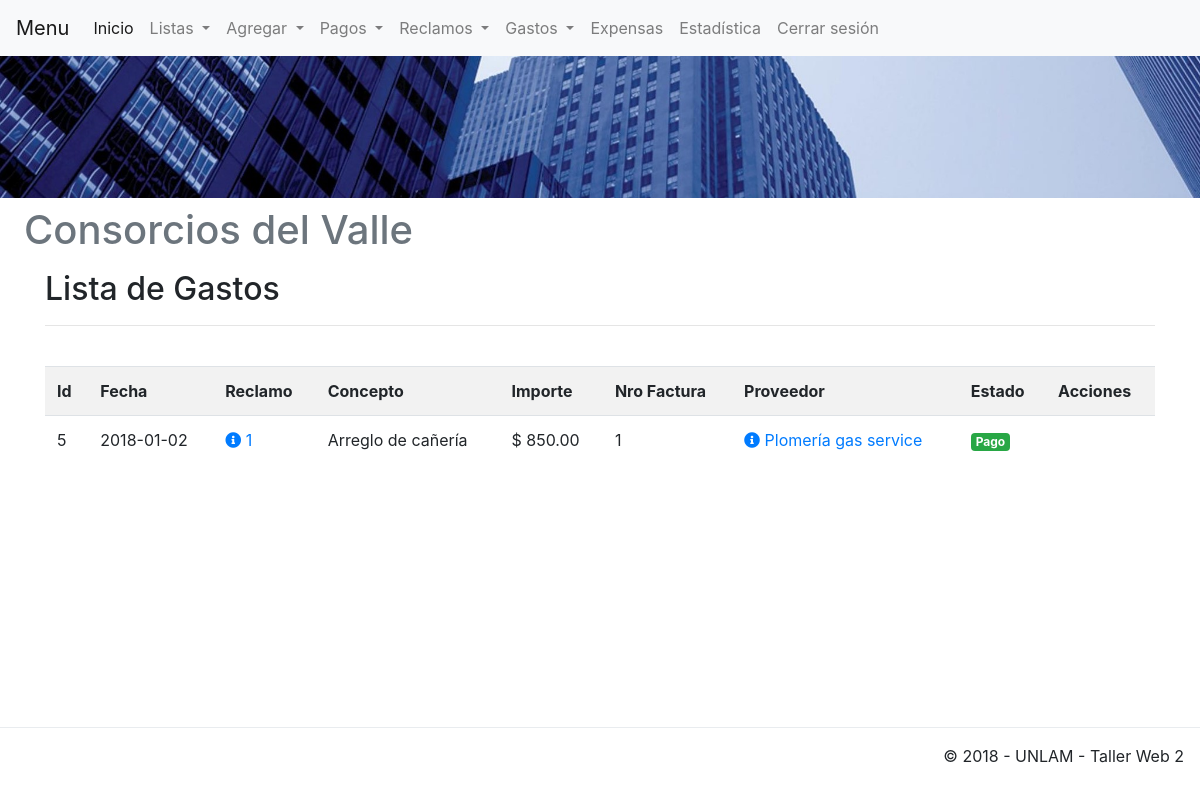
Before: /app/view/listaGastos.php (signed in) with the older database file.
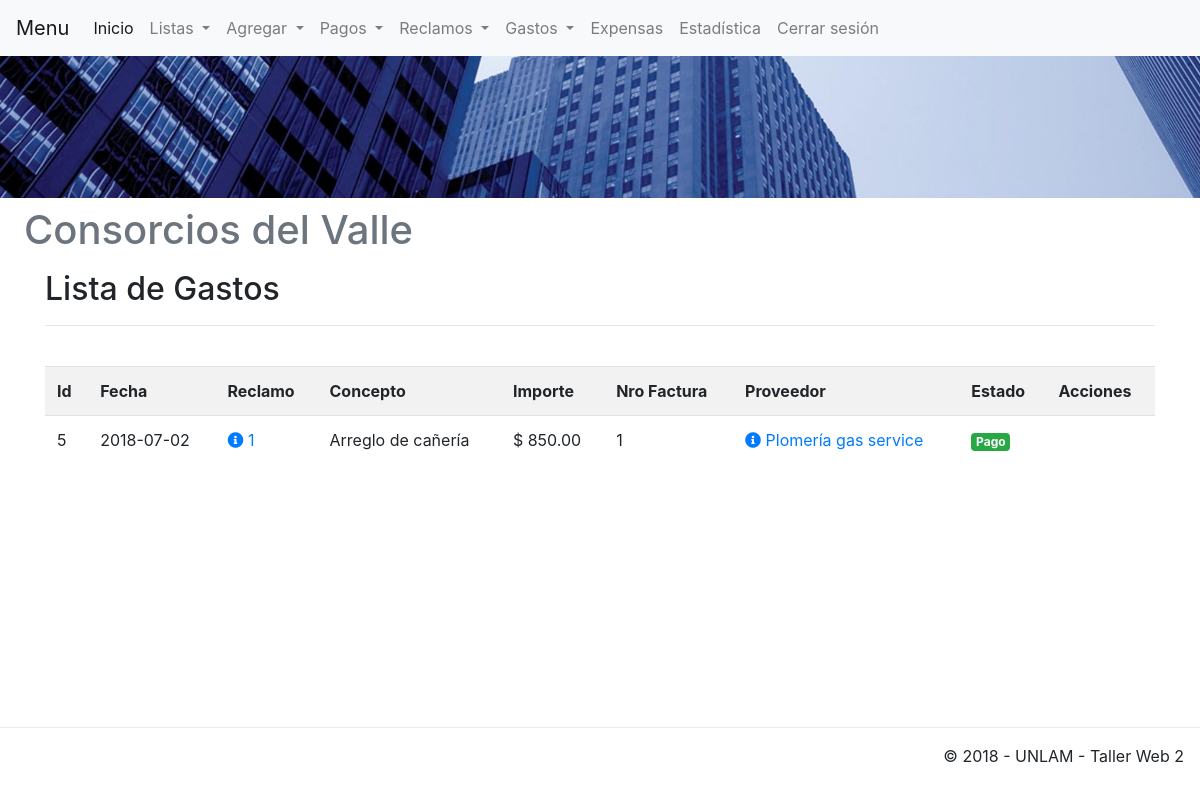
After: the same page with the newer database file.
### tables this page shows
CREATE TABLE `gasto` (
  `idGasto` int(11) UNSIGNED NOT NULL,
  `fecha` date NOT NULL,
  `importe` decimal(12,2) UNSIGNED NOT NULL,
  `concepto` varchar(100) NOT NULL,
  `estado` varchar(50) NOT NULL,
  `idReclamo` int(11) UNSIGNED DEFAULT NULL,
  `nroFactura` int(11) UNSIGNED DEFAULT NULL,
  `idProveedor` int(11) UNSIGNED DEFAULT NULL
);

CREATE TABLE `reclamo` (
  `idReclamo` int(11) UNSIGNED NOT NULL,
  `fecha` date NOT NULL,
  `descripcion` varchar(100) NOT NULL,
  `estado` varchar(50) NOT NULL,
  `idPropiedad` int(11) UNSIGNED DEFAULT NULL
);

CREATE TABLE `proveedor` (
  `idProveedor` int(11) UNSIGNED NOT NULL,
  `cuit` varchar(11) NOT NULL,
  `nombre` varchar(50) NOT NULL
);

### app/view/listaGastos.php (the view, shortened to what this page needs)
<!DOCTYPE html>
<html lang="es"
<?php include('template/head.php'); ?>
    <body>
    <?php
        include('template/nav.php');
        include('template/header.php'); ?>
        <div class="container">
		<div class="content">
			<h2>Lista de Gastos</h2>
			<hr />
			<br/>
			<div class="table-responsive">
			<table class="table table-striped table-hover">
				<tr>
					<th>Id</th>
					<th>Fecha</th>
					<th>Reclamo</th>
					<th>Concepto</th>
					<th>Importe</th>
					<th>Nro Factura</th>
					<th>Proveedor</th>
                    <th>Estado</th>
                    <th>Acciones</th>
				</tr>
				<?php
				$sql = mysqli_query($conexion, "SELECT *, reclamo.fecha as fechaReclamo, gasto.fecha as fechaGasto, reclamo.estado as estadoReclamo, gasto.estado as estadoGasto
				FROM gasto JOIN proveedor ON gasto.idProveedor=proveedor.idProveedor
				JOIN reclamo ON reclamo.idReclamo=gasto.idReclamo
				JOIN propiedad ON reclamo.idPropiedad=propiedad.idPropiedad
				ORDER BY gasto.idGasto DESC");
				if (mysqli_num_rows($sql) == 0) {
					echo '<tr><td colspan="8">No hay reclamos a listar.</td></tr>';
				} else {
					while ($row = mysqli_fetch_assoc($sql)) {
						echo '
						<div class="modal fade" id="modal-reclamo-'.$row['idReclamo'].'" role="dialog">
							<div class="modal-dialog">
							<div class="modal-content">
								<div class="modal-header">
								<h4 class="modal-title">Reclamo Nro: '.$row['idReclamo'].'</h4>
								</div>
								<div class="modal-body">
								<p><b>Fecha:</b> '.$row['fechaReclamo'].'</p>
								<p><b>Estado:</b> '.$row['estadoReclamo'].'</p>
								<p><b>Propiedad (Id):</b> '.$row['idPropiedad'].'</b>
								<p><b>Piso:</b> '.$row['piso'].' - <b>Departamento:</b> '.$row['departamento'].'</p>
								<p><b>Descripción:</b> '.$row['descripcion'].'</p>
								</div>
								<div class="modal-footer">
								<button type="button" class="btn btn-info" data-dismiss="modal">Cerrar</button>
								</div>
							</div>
							</div>
						</div>
						<div class="modal fade" id="modal-proveedor-'.$row['idProveedor'].'" role="dialog">
						<div class="modal-dialog">
						<div class="modal-content">
							<div class="modal-header">
							<h4 class="modal-title">Proveedor Nro: '.$row['idProveedor'].'</h4>
							</div>
							<div class="modal-body">
							<p><b>Nombre:</b> '.$row['nombre'].'</p>
							<p><b>CUIT:</b> '.$row['cuit'].'</p>
							</div>
							<div class="modal-footer">
							<button type="button" class="btn btn-info" data-dismiss="modal">Cerrar</button>
							</div>
						</div>
						</div>
					</div>
						<tr>
							<td>'.$row['idGasto'].'</td>
							<td>'.$row['fechaGasto'].'</td>
							<td><a href="#" data-toggle="modal" data-target="#modal-reclamo-'.$row['idReclamo'].'"><span class="fas fa-info-circle" aria-hidden="true"></span> '.$row['idReclamo'].'</a></td>
							<td>'.$row['concepto'].'</td>
							<td>$ '.$row['importe'].'</td>
							<td>'.$row['nroFactura'].'</td>
							<td><a href="#" data-toggle="modal" data-target="#modal-proveedor-'.$row['idProveedor'].'"><span class="fas fa-info-circle" aria-hidden="true"></span> '.$row['nombre'].'</a></td>
							<td>';
							$estado = $row['estadoGasto'];
							switch ($estado) {
								case "Pago":
									$badgeColor = "success";
									break;
							}
							echo '<span class="badge badge-'.$badgeColor.'">'.$estado.'</span></td>';
							echo '<td></td>';
					}
				}
				?>
			</table>
			</div>
		</div>
	</div><center>
    <div class="corte">
    </div>
    <?php include('template/footer.php'); ?>
    </body>
</html>

Changed rows visible on the page:
changed gasto "Arreglo de cañería": fecha "2018-01-02" → "2018-07-02"
